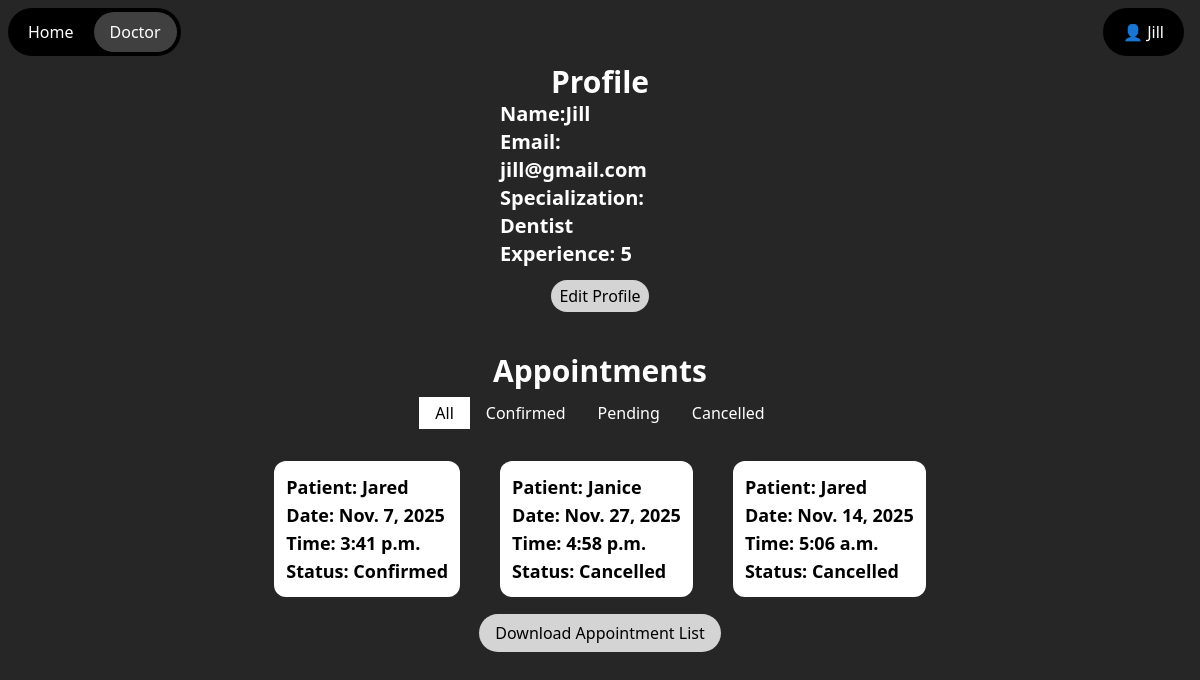
/doctor/ (signed in), run on the app's committed database.
### mainApp/models.py (models this page shows, shortened)
class DoctorProfile(models.Model):
    user=models.OneToOneField(User,on_delete=models.CASCADE)
    specialization=models.CharField(max_length=100)
    experience=models.IntegerField(default=0)

class Appointment(models.Model):
    doctor=models.ForeignKey(DoctorProfile, on_delete=models.CASCADE,related_name='appointments')
    patient=models.ForeignKey(PatientProfile, on_delete=models.CASCADE,related_name='appointments')
    date=models.DateField()
    time=models.TimeField()
    status=models.CharField(max_length=20,default='Pending')

class PatientProfile(models.Model):
    user=models.OneToOneField(User,on_delete=models.CASCADE)
    age=models.IntegerField(null=True,blank=True)
    gender=models.CharField(choices=GENDER_CHOICES,null=True,blank=True)
    def __str__(self):
        return self.user.username

### mainApp/views.py (the view)
# urls.py: path("doctor/",views.doctorDashboard,name='doctorDashboard'),
@login_required
@user_passes_test(isDoctor)
def doctorDashboard(request):
    filter=request.GET.get("filter","")
    return render(request,"mainApp/doctorDashboard.html",{'filter':filter})

### mainApp/views.py (called while the page is built)
def isDoctor(user):
    return user.groups.filter(name="Doctor")

### mainApp/templates/mainApp/doctorDashboard.html (shortened to what this page needs)
{% extends "mainApp/base.html" %}
{% block main %}
    <div class="flex flex-col items-center">
        <div class="w-1/6">
            <h1 class="text-3xl font-semibold text-center">Profile</h1>
            <h2 class="text-xl font-semibold">Name:{{ user.username }}</h2>
            <h2 class="text-xl font-semibold">Email: {{ user.email }}</h2>
            <h2 class="text-xl font-semibold">Specialization: {{ user.doctorprofile.specialization }}</h2>
            <h2 class="text-xl font-semibold">Experience: {{ user.doctorprofile.experience }}</h2>
            <div class="flex justify-center gap-3 mt-3">
                <button class="cursor-pointer rounded-full px-2 py-1 bg-neutral-300 text-black hover:bg-black hover:text-white"
                        hx-get="{% url "editDoctorProfile" %}">Edit Profile</button>
            </div>
        </div>
        <h1 class="text-3xl mt-10 font-semibold text-center">Appointments</h1>
        <ul class="flex mt-2">
            <li class="px-4 py-1 cursor-pointer hover:bg-white/50 {% if filter == "" %}bg-white text-black{% endif %}"
                hx-get="{% url "doctorDashboard" %}?filter=">All</li>
            <li class="px-4 py-1 cursor-pointer hover:bg-white/50 {% if filter == "confirmed" %}bg-white text-black{% endif %}"
                hx-get="{% url "doctorDashboard" %}?filter=confirmed">Confirmed</li>
            <li class="px-4 py-1 cursor-pointer hover:bg-white/50 {% if filter == "pending" %}bg-white text-black{% endif %}"
                hx-get="{% url "doctorDashboard" %}?filter=pending">Pending</li>
            <li class="px-4 py-1 cursor-pointer hover:bg-white/50 {% if filter == "cancelled" %}bg-white text-black{% endif %}"
                hx-get="{% url "doctorDashboard" %}?filter=cancelled">Cancelled</li>
        </ul>
        <div class="w-full mt-5 flex justify-center gap-10">
            {% for appointment in user.doctorprofile.appointments.all|dictsortreversed:"status" %}
                {% if filter == "" or filter == appointment.status|lower %}
                    <div class="my-3 rounded-xl p-3 bg-white text-black">
                        <h2 class="text-lg font-semibold">Patient: {{ appointment.patient }}</h2>
                        <h2 class="text-lg font-semibold">Date: {{ appointment.date }}</h2>
                        <h2 class="text-lg font-semibold">Time: {{ appointment.time }}</h2>
                        <h2 class="text-lg font-semibold">Status: {{ appointment.status }}</h2>
                    </div>
                {% endif %}
            {% endfor %}
        </div>
        <div class="flex justify-center gap-3 mt-3">
            <button>
                <a class="px-4 py-2 cursor-pointer rounded-full bg-neutral-300 text-black hover:bg-black hover:text-white"
                   href="{% url "downloadAppointmentList" %}">Download Appointment List</a>
            </button>
        </div>
    </div>
{% endblock main %}

### mainApp/templates/mainApp/base.html (shortened to what this page needs)
<!DOCTYPE html>
<html lang="en">
    <head>
        <script src="https://cdn.jsdelivr.net/npm/@tailwindcss/browser@4"></script>
    </head>
    <body class="bg-neutral-800 text-white" hx-target="this" hx-push-url="true">
        {% include "mainApp/navbar.html" %}
        <main id="main">
            {% block main %}{% endblock main %}
        </main>
    </body>
</html>

### mainApp/templates/mainApp/navbar.html (shortened to what this page needs)
<nav class="flex justify-between my-2">
    <ul class="flex bg-black rounded-full ms-2 sticky-top gap-1 p-1">
        <li class="text-white hover:bg-white/25 hover:cursor-pointer {% if request.path == "/" %}bg-white/25{% endif %} rounded-full px-4 py-2"
            hx-get="/">Home</li>
        {% if "Doctor" in user.groups.all|join:', ' %}
        <li class="text-white hover:bg-white/25 hover:cursor-pointer {% if request.path == '/doctor/' %}bg-white/25{% endif %} rounded-full px-4 py-2"
        hx-get="{% url "doctorDashboard" %}">Doctor</li>
        {% elif "Patient" in user.groups.all|join:', ' %}
            <li class="text-white hover:bg-white/25 hover:cursor-pointer {% if request.path == '/patient/' %}bg-white/25{% endif %} rounded-full px-4 py-2"
                hx-get="{% url "patientDashboard" %}">Patient</li>
        {% endif %}
    </ul>
    <ul class="flex bg-black rounded-full me-4 sticky-top gap-1 p-1">
        {% if user.is_authenticated %}
            <li id="logoutCollapse"
                class="text-white hover:bg-white/25 hover:cursor-pointer rounded-full px-4 py-2"
                hx-get="{{ request.path }}"
                hx-select="#logoutExpand"
                hx-target="closest ul">👤 {{ user }}</li>
        {% endif %}
    </ul>
</nav>

### data on the page
Appointment: patient "Jared", date "Nov. 7, 2025", time "3:41 p.m.", status "Confirmed"
Appointment: patient "Janice", date "Nov. 27, 2025", time "4:58 p.m.", status "Cancelled"
Appointment: patient "Jared", date "Nov. 14, 2025", time "5:06 a.m.", status "Cancelled"

### other printed values
{{ user }} "Jill"
{{ user.username }} "Jill"
{{ user.email }} "jill@gmail.com"
{{ user.doctorprofile.specialization }} "Dentist"
{{ user.doctorprofile.experience }} "5"
